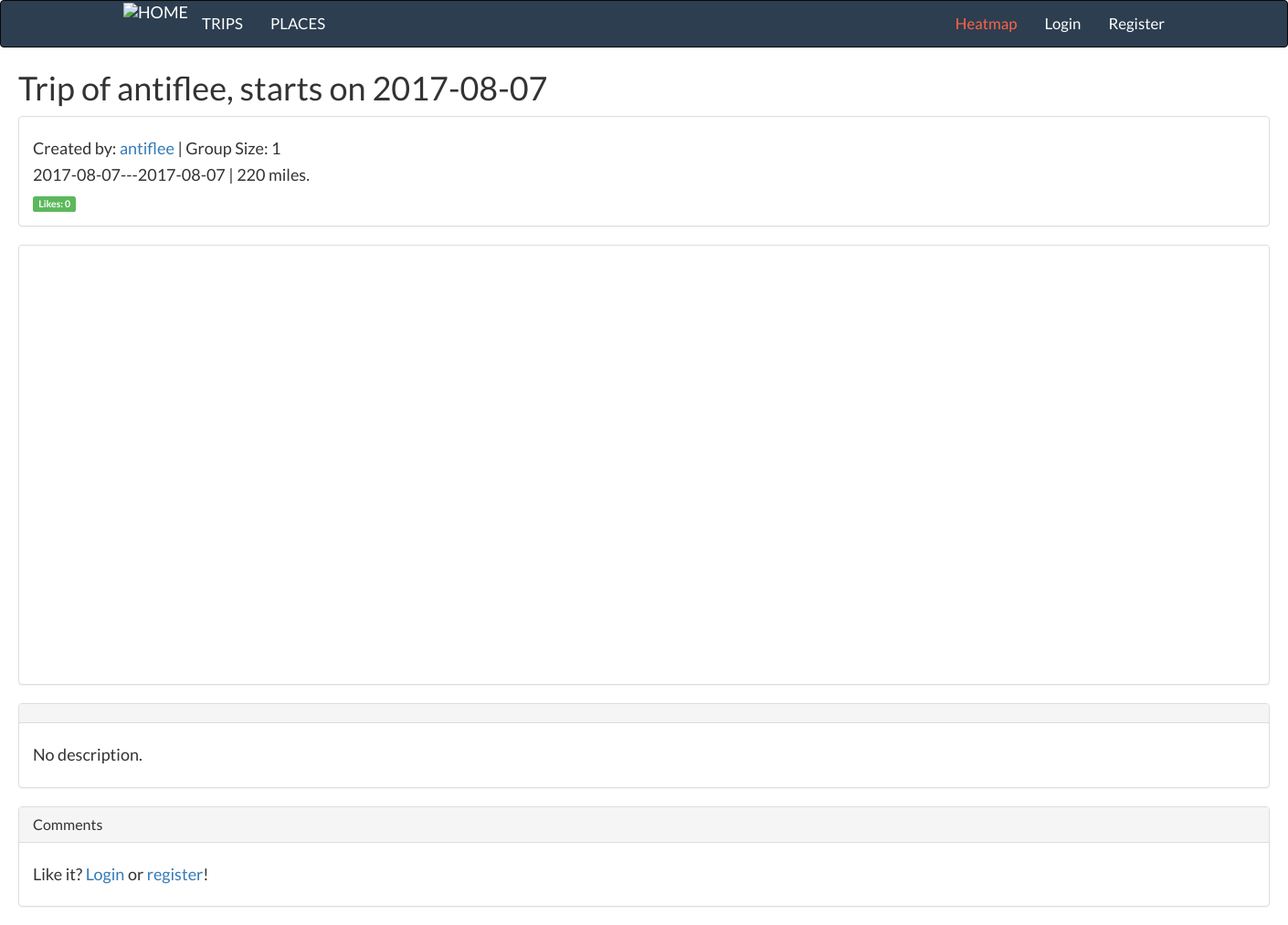
The page /trip/206/ on the database its author committed.
### trips/models.py (models this page shows, shortened)
class Trip(models.Model):
    title                   = models.CharField(max_length=140)
    creator                 = models.ForeignKey(User, related_name="trips", null=True)
    friends                 = models.ManyToManyField(User, related_name="involved_trips", blank=True)
    group_size              = models.PositiveIntegerField(default=1)
    start_time              = models.DateTimeField(auto_now=False)
    end_time                = models.DateTimeField(auto_now=False)
    total_duration_days     = models.PositiveIntegerField(default=1)
    total_distance_meters   = models.PositiveIntegerField(default=0)
    time_on_travel_hours    = models.PositiveIntegerField(default=0)
    created_time            = models.DateTimeField(auto_now=True)
    updated_time            = models.DateTimeField(auto_now=True)
    looking_for_partner     = models.BooleanField(default=False)
    description             = models.TextField(max_length=3000, blank=True)
    op_comment              = models.TextField(max_length=3000, blank=True)
    is_finished             = models.BooleanField(default=False)        # Only visible to 'creator'+'friends' if False; public otherwise.
    is_public               = models.BooleanField(default=True)
    people_liked_this       = models.ManyToManyField(User, related_name="trips_liked", blank=True)
    thumbnail_origin        = models.ImageField(upload_to='thumbnails/', default='thumbnails/default.jpg')
    thumbnail_resized       = ImageSpecField(source='thumbnail_origin',
                                              processors=[ResizeToFill(100, 50)],
                                              format='JPEG',
                                              options={'quality': 60})
    objects = TripManager()
    class Meta:
        ordering = ['-created_time']
    def get_total_dist_miles(self):
        return int(self.total_distance_meters / 1609.34)
    def get_likes_count(self):
        return User.objects.filter(trips_liked=self).count()
    def get_place_visted_list(self):
        return PlaceVisited.objects.filter(trip=self).order_by("time_arrival")
    def get_start_date_yyyymmdd(self):
        return datetime.strftime(self.start_time, "%Y-%m-%d")
    def get_end_date_yyyymmdd(self):
        return datetime.strftime(self.end_time, "%Y-%m-%d")

### trips/views.py (the view, shortened to what this page needs)
# urls.py: url(r'^(?P<pk>\d+)/$', TripDetailView.as_view(), name='detail'),
class TripDetailView(DetailView):
    queryset = Trip.objects.all()
    template_name = "trips/trip_detail.html"
    def get(self, request, pk):
        trip = get_object_or_404(Trip, pk=pk)
        if trip:
            places = trip.get_place_visted_list()
            if request.user.is_authenticated and request.user.trips_liked.filter(pk=pk).exists():
                liked = True
            else:
                liked = False
            return render(request, 'trips/trip_detail.html', {'trip': trip,
                                                            'places': places,
                                                            'liked':liked,
                                                            'APIKEY': GOOGLEMAPAPIKEY
                                                            })
        return render(request, "trip:list", {'message': "Trip not found."})

### trips/models.py (called while the page is built)
    def get_time_arrival(self):
        return datetime.strftime(self.time_arrival, "%Y-%m-%d %H:%M:%S")

    def get_time_departure(self):
        return datetime.strftime(self.time_departure, "%Y-%m-%d %H:%M:%S")

    def get_unavailable_modes_list(self):
        result = [mode.name for mode in self.unavailable_modes.all()]
        return result

### trips/templates/trips/trip_detail.html (shortened to what this page needs)
{% load static %}
<!DOCTYPE html>
<html>
<head>
  <link rel="stylesheet" type="text/css" href="https://maxcdn.bootstrapcdn.com/bootstrap/3.3.7/css/bootstrap.min.css">
  <link rel="stylesheet" type="text/css" href="https://maxcdn.bootstrapcdn.com/font-awesome/4.7.0/css/font-awesome.min.css">
</head>
<body>
{% include 'navbar.html' %}
<div class="container" style="width:1400px;">
  <h1>
    {{ trip.title}}
  </h1>
  <div class="panel panel-default">
    <div class="panel-body">
      <h4>Created by: <a href="/profiles/{{ trip.creator.username }}">{{ trip.creator.username }}</a> | Group Size: {{ trip.group_size }}</h4>
      <h4>{{ trip.get_start_date_yyyymmdd }}---{{ trip.get_end_date_yyyymmdd }} | {{ trip.get_total_dist_miles }} miles.</h4>
      <span class="label label-success"> Likes: {{ trip.get_likes_count }}</span>
    </div>
  </div>
  <div class="panel panel-default">
    <div class="panel-body">
      <div class="row">
        <div class="col-sm-4 col-sm-offset-1 place-list-container">
        </div>
        <div class="col-sm-6 col-sm-offset-1">
          <div id="mapContainer">
            <div id="map" height="485px" width="100%"></div>
          </div>
        </div>
      </div>
    </div>
  </div>
  <div class="panel panel-default">
    <div class="panel-heading">
    </div>
    <div class="panel-body">
      {% if trip.description %}
      <h4>{{ trip.description }}</h4>
      {% else %}
      <h4> No description. </h4>
      {% endif %}
    </div>
  </div>
  {% if request.user == trip.creator %}
  {% else %}
  <div class="panel panel-default">
    <div class="panel-heading">
      <h3 class="panel-title"> Comments </h3>
    </div>
    <div class="panel-body">
      {% if request.user.is_authenticated %}
      <button class="btn btn-success" id="like_trip_button" onclick="likeTheTrip({{ trip.id }})" type="button" name="button">
        {% if liked %}
          Unlike it
        {% else %}
          Like it
        {% endif %}
      </button>
      {% else %}
      <h4>Like it? <a href="/login/">Login</a> or <a href="/register/">register</a>!</h4>
      {% endif %}
    </div>
  </div>
  {% endif %}
</div>
</body>
</html>

### trips/templates/trips/trip_detail.html (style rules this page uses)
body { font-family: "Lato", Georgia, serif; }
h1 { margin-top: 5px; }
#map { height: 450px; }
html, body { height: 100%; margin: 0; padding: 0; }
.place-list-container { z-index: 3; }
.label { margin-right: 3px; }

### rows shown on the page
Trip: title "Trip of antiflee, starts on 2017-08-07", creator.username "antiflee", group_size "1", get_start_date_yyyymmdd "2017-08-07", get_end_date_yyyymmdd "2017-08-07", get_total_dist_miles "220", get_likes_count "0"
